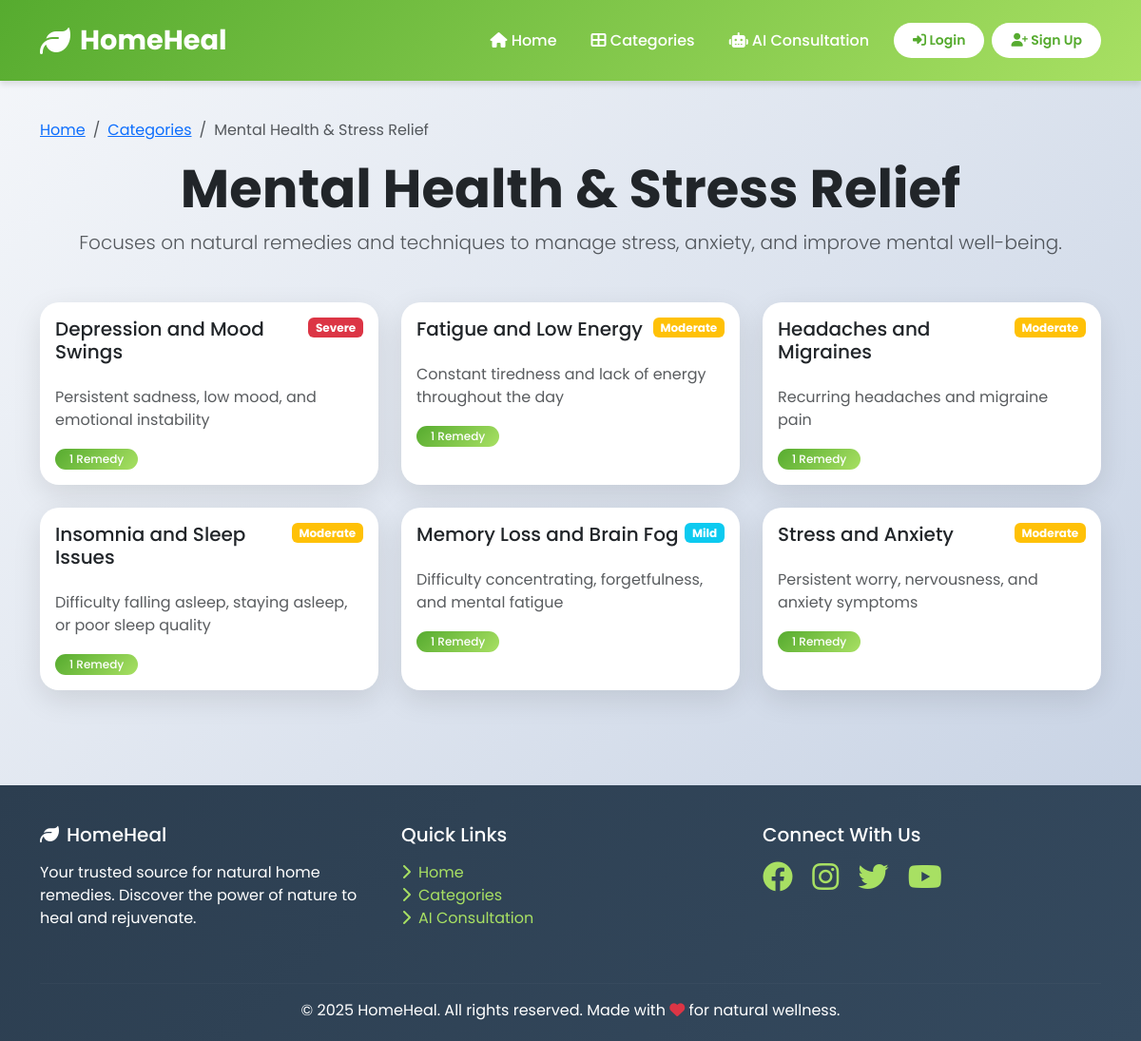
/category/mental-health-stress-relief/, run on an earlier commit of the app's database.
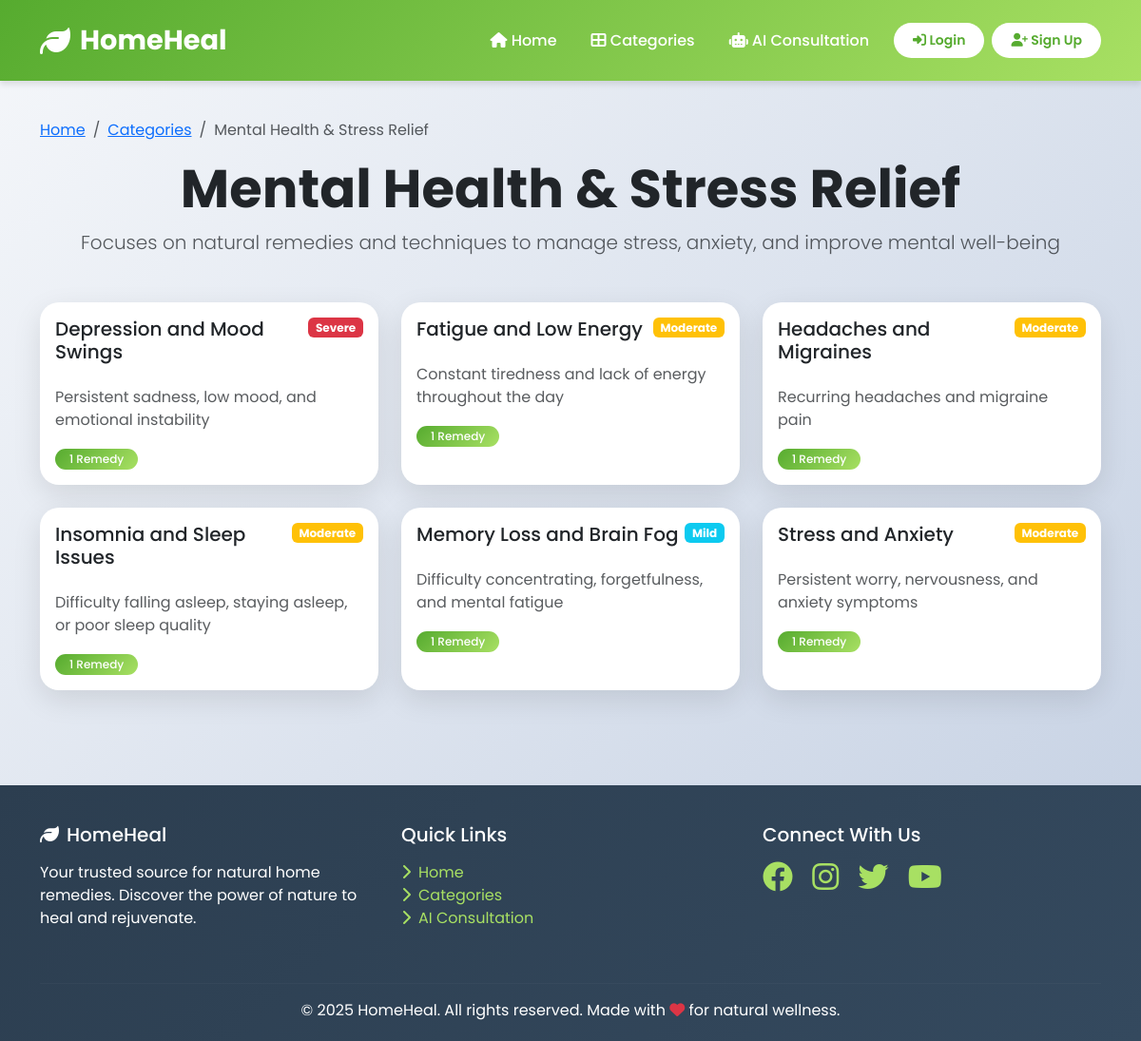
And on a later commit of the database.
### remedies/models.py (models this page shows, shortened)
class Category(models.Model):
    name = models.CharField(max_length=50)
    description = models.TextField(blank=True)
    icon = models.CharField(max_length=50, blank=True)  # For Font Awesome icons
    slug = models.SlugField(unique=True)
    created_at = models.DateTimeField(auto_now_add=True)
    class Meta:
        verbose_name_plural = "Categories"
        ordering = ['name']

### remedies/views.py (the view)
# urls.py: path('category/<slug:slug>/', remedy_views.category_detail, name='category_detail'),
def category_detail(request, slug):
    category = get_object_or_404(Category, slug=slug)
    problems = category.problems.all()
    context = {
        'category': category,
        'problems': problems,
    }
    return render(request, 'remedies/category_detail.html', context)

### templates/remedies/category_detail.html (shortened to what this page needs)
{% extends 'base.html' %}
{% block content %}
<div class="container">
    <nav aria-label="breadcrumb">
        <ol class="breadcrumb">
            <li class="breadcrumb-item"><a href="{% url 'home' %}">Home</a></li>
            <li class="breadcrumb-item"><a href="{% url 'categories' %}">Categories</a></li>
            <li class="breadcrumb-item active">{{ category.name }}</li>
        </ol>
    </nav>
    <div class="text-center mb-5">
        <h1 class="display-4 fw-bold">{{ category.name }}</h1>
        <p class="lead text-muted">{{ category.description }}</p>
    </div>
    <div class="row g-4">
        {% for problem in problems %}
        <div class="col-md-6 col-lg-4">
            <a href="{% url 'problem_detail' category.slug problem.slug %}" class="text-decoration-none">
                <div class="card h-100">
                    <div class="card-body">
                        <div class="d-flex justify-content-between align-items-start mb-3">
                            <h5 class="card-title">{{ problem.name }}</h5>
                            {% if problem.severity == 'severe' %}
                                <span class="badge bg-danger">Severe</span>
                            {% elif problem.severity == 'moderate' %}
                                <span class="badge bg-warning">Moderate</span>
                            {% else %}
                                <span class="badge bg-info">Mild</span>
                            {% endif %}
                        </div>
                        <p class="card-text text-muted">{{ problem.description }}</p>
                        <div class="mt-3">
                            <span class="badge badge-custom">
                                {{ problem.remedies.count }} Remed{{ problem.remedies.count|pluralize:"y,ies" }}
                            </span>
                        </div>
                    </div>
                </div>
            </a>
        </div>
        {% endfor %}
    </div>
</div>
{% endblock %}

What changed in the data, as far as the page shows it:
changed Category "Mental Health & Stress Relief": description "Focuses on natural remedies and techniques to manage stress, anxiety, and improve mental well-being." → "Focuses on natural remedies and techniques to manage stress, anxiety, and improve mental well-being"
